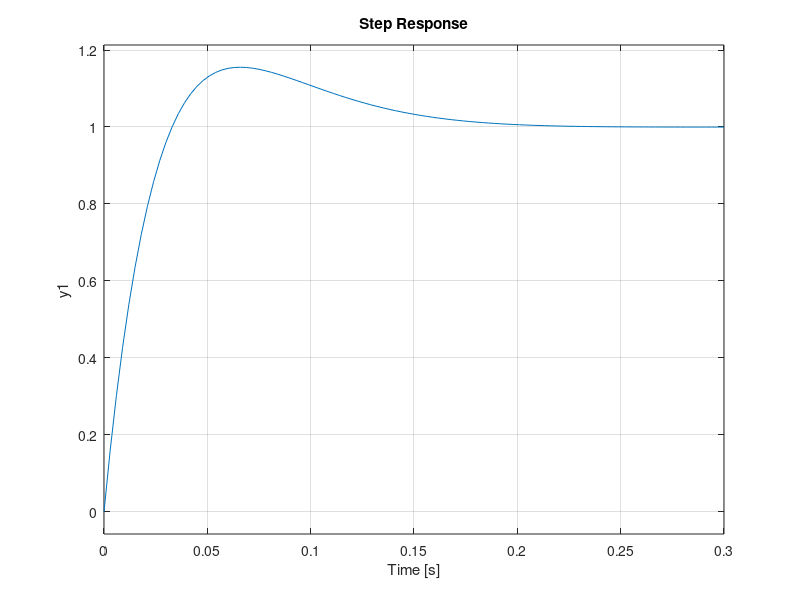
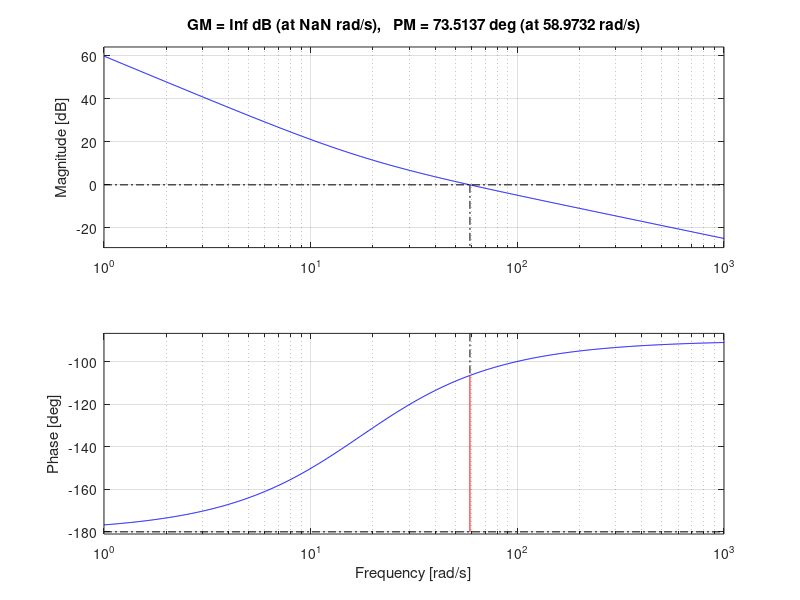
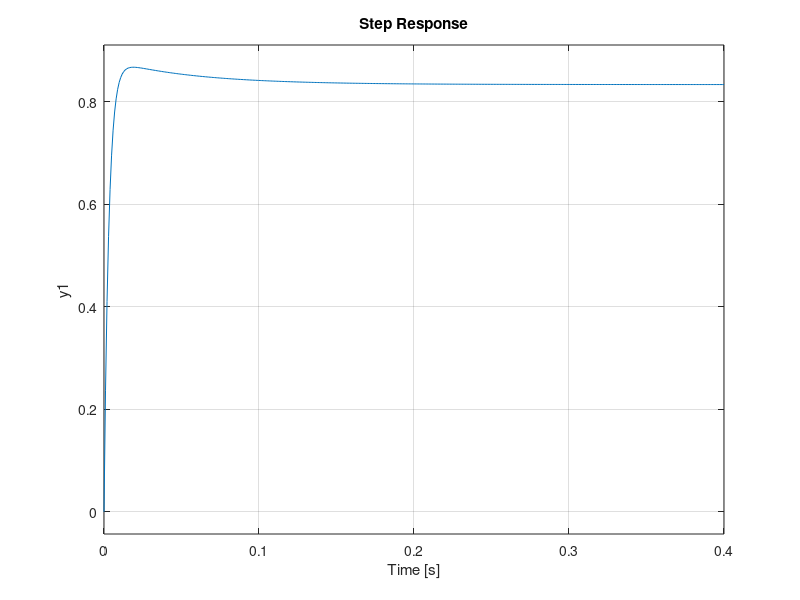
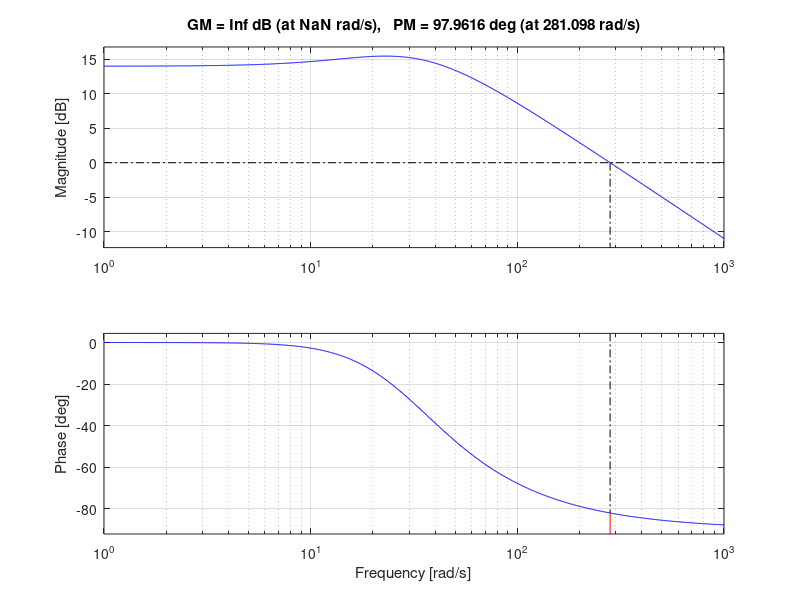

The MATLAB source for these figures, in order:
clear all;close all;clc

if 0
  syms k s Kp Ki
  
  sys=k/s;
  C=Kp+Ki/s;
  
  F=simplify((sys*C)/(1+sys*C))
else
  s=tf('s');
  wn=2*pi*5;
  xci=0.9;
  k=1e4;
  Ki_vel=wn^2/k;
  Kp_vel=2*xci*wn/k;
  
  P=k/s;
  C=Kp_vel+Ki_vel/s;
  
  Fvel=feedback(P*C,1);
  step(Fvel)
  figure
  margin(P*C)
  
  Kp_pos=5;
  
  Fpos=feedback(Fvel*Kp_pos,1);
  figure
  step(Fpos)
  figure
  margin(Fvel*Kp_pos)
  
end